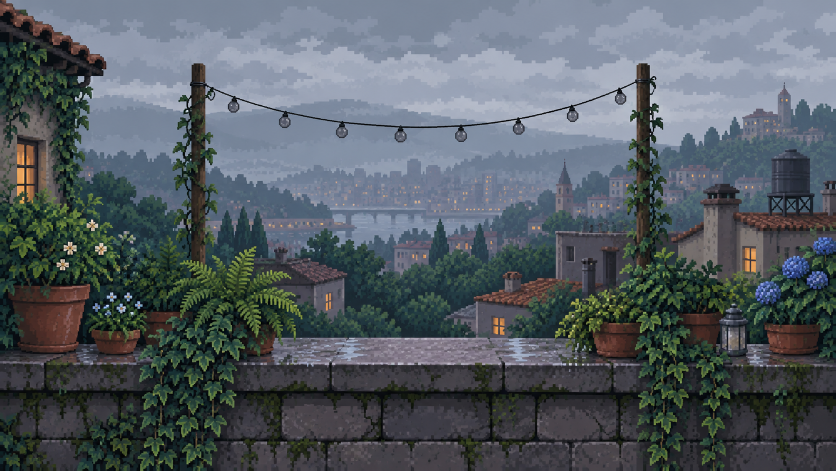
#> input picture art/raw/rain-day.png, 1672 x 941 px (shown at 1/2 size)
$ python snap.py
#> lines starting #> are read from the running program, lines starting #| are printed output that depends on the picture
"""Snap AI-generated pixel art to its true pixel grid.

Usage: python3 art/snap.py
Detects the grid on art/raw/rain-day.png and applies it to every art/raw/*.png so all scenes stay aligned.
The room scenes share one grid of their own.
Each detected cell is split into DETAIL x DETAIL art pixels, keeping the finer strokes the generator drew.
Colours are the true per-cell medians: a reduced palette shifted sky hues and ringed the bulbs.
"""
from pathlib import Path
import numpy as np
from PIL import Image

DETAIL = 2


def grid(edges):
    """Return (period, offset) of the strongest periodic comb in a 1D edge-energy signal."""
    k = np.arange(len(edges))
    best = None
    for p in np.arange(3.0, 14.0, 0.005):
        z = (edges * np.exp(-2j * np.pi * k / p)).sum() / edges.sum()
        if best is None or abs(z) > best[0] * 1.02:
            best = (abs(z), p, (-np.angle(z) / (2 * np.pi) * p) % p)
    return best[1], best[2]


def snap(src, dst, forced=None, detail=1):
#> called with detail = 2
    a = np.asarray(Image.open(src).convert('RGB'), np.float32)
    h, w, _ = a.shape
#> h = 941; w = 1672
    if forced:
        p, ox, oy, cols, rows = forced
    else:
        px, ox = grid(np.abs(np.diff(a, axis=1)).sum((0, 2)))
#> in grid, `k = np.arange(len(edges))`: k = 1671 values from 0 to 1670
#> the loop in grid, `for p in np.arange(3.0, 14.0, 0.005):` made 2200 passes
#> best on passes 1, 4, 5, 6, 13, 18, 44, 66, 69, 740, 741: (0.00566, 3, 0.0878), (0.00742, 3.01, 2.43), (0.00821, 3.02, 0.0785), (0.00964, 3.02, 0.738), (0.0135, 3.06, 2.45), (0.0138, 3.08, 2.3), (0.0179, 3.21, 2.39), (0.0346, 3.32, 2.53), (0.0799, 3.34, 2.06), (0.0938, 6.69, 5.03), (0.103, 6.7, 4.43)
#> px = 6.7; ox = 4.43
        py, oy = grid(np.abs(np.diff(a, axis=0)).sum((1, 2)))
#> the loop in grid (call 2), `for p in np.arange(3.0, 14.0, 0.005):` made 2200 passes
#> best on passes 1, 2, 3, 11, 23, 48, 51, 619, 620, 621, 671, 672: (0.00604, 3, 2.99), (0.0074, 3, 1.2), (0.0208, 3.01, 0.0448), (0.0309, 3.05, 0.699), (0.0367, 3.11, 1.67), (0.0507, 3.23, 1.68), (0.053, 3.25, 1.55), (0.0567, 6.09, 5.07), (0.0608, 6.09, 4.62), (0.0624, 6.1, 4.17), (0.0662, 6.35, 5.74), (0.0697, 6.35, 5.33)
#> py = 6.66; oy = 2.66
        p = (px + py) / 2
#> p = 6.68
        # Edge index k sits between pixels k and k+1, so the cell boundary is at k + 1.
        ox, oy = (ox + 1) % p, (oy + 1) % p
#> ox = 5.43; oy = 3.66
        # Same origin, finer cells: art pixel coordinates stay an exact multiple of the coarse grid.
        p /= detail
#> p = 3.34
        cols, rows = int((w - ox) // p), int((h - oy) // p)
#> cols = 498; rows = 280
    cells = np.zeros((rows, cols, 3), np.uint8)
    r = max(1, int(p * 0.3))
#> r = 1
    for j in range(rows):
        cy = int(oy + (j + 0.5) * p)
        for i in range(cols):
            cx = int(ox + (i + 0.5) * p)
            cells[j, i] = np.median(a[cy - r:cy + r + 1, cx - r:cx + r + 1].reshape(-1, 3), axis=0)
#> this loop made 280 passes
#> cy on passes 1 to 3: 5, 8, 12
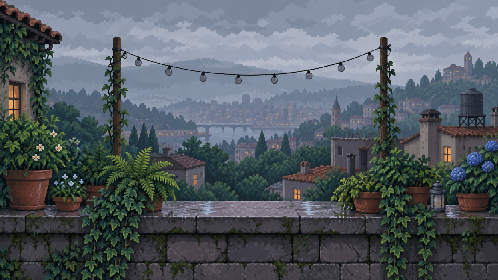
#> cells: shape (280, 498, 3); mean R, G, B 84.5, 92.8, 98.9
    Image.fromarray(cells).save(dst, optimize=True)
    print(f'{src}: period {p:.3f} offset ({ox:.2f}, {oy:.2f}) -> {cols}x{rows}')
#| art/raw/rain-day.png: period 3.340 offset (5.43, 3.66) -> 498x280
    return p, ox, oy, cols, rows


def dry_face(wet_path, dry_path, top):
    """Remove light reflections the generator painted on the ledge's front lip and vertical face (rows >= top).

    Puddles on the top surface may reflect the bulbs; a vertical stone face facing the viewer should not.
    Reflection pixels are replaced by the dry variant's pixels, tone-matched to the wet wall.
    """
    wet = np.asarray(Image.open(wet_path).convert('RGB'), np.float32)
    dry = np.asarray(Image.open(dry_path).convert('RGB'), np.float32)
    w, d = wet[top:], dry[top:]
    excess = (w[..., 0] - w[..., 2]) - (d[..., 0] - d[..., 2]) + (w.mean(2) - d.mean(2))
    mask = excess > 30
    mask[:, 1:] |= mask[:, :-1]
    mask[:, :-1] |= mask[:, 1:]
    keep = ~mask
    tone = w[keep].mean(0) / np.maximum(d[keep].mean(0), 1)
    w[mask] = np.clip(d[mask] * tone, 0, 255)
    wet[top:] = w
    Image.fromarray(wet.astype(np.uint8)).save(wet_path)
    print(f'{wet_path}: dried {int(mask.sum())} front-face pixels')


# [147 lines left out: functions cool_face, no_sun, room_surfaces, wire_path, mend_wire, repaint_moon and 1 more, not called in this run]


if __name__ == '__main__':
    k = DETAIL
    root = Path(__file__).parent
    assets = root.parent / 'public/assets'
    base = snap(root / 'raw/rain-day.png', assets / 'rain-day.png', detail=k)
#> base = (3.34, 5.43, 3.66, 498, 280)
    # The room art came out with squashed rows, so its grid is the one its columns show, at the rooftop's size.
    room = (3.36, -0.33, 0.27) + base[3:]
#> room = (3.36, -0.33, 0.27, 498, 280)
    for src in sorted((root / 'raw').glob('*.png')):
        if src.stem != 'rain-day':
            snap(src, assets / src.name, room if src.stem.startswith('room-') else base)
#> pass 2 of the loop `for src in sorted((root / 'raw').glob('*.png')):`:
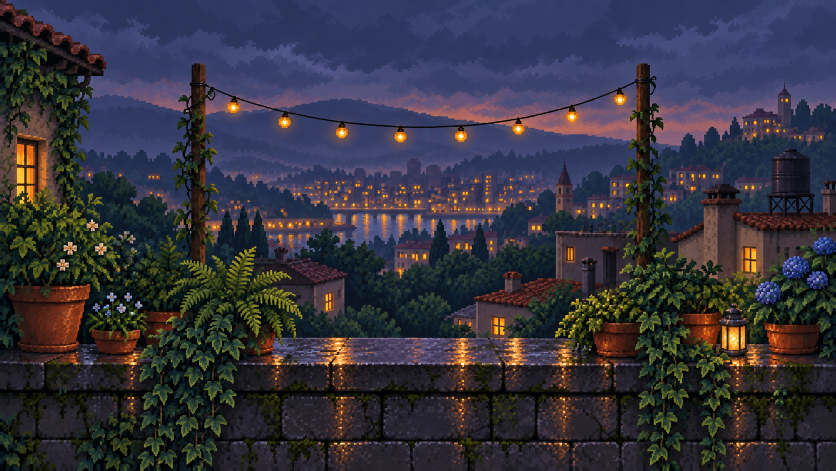
#> input picture art/raw/rain-evening.png, 1672 x 941 px (shown at 1/2 size)
#> the loop in snap (call 2), `for j in range(rows):` made 280 passes
#> after the loop in snap (call 2), `for j in range(rows):`:
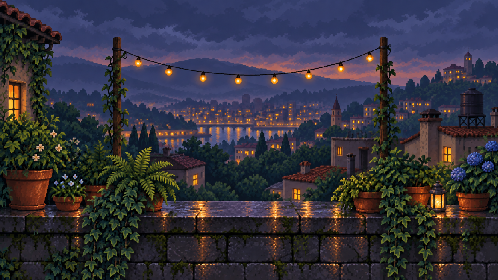
#> cells: shape (280, 498, 3); mean R, G, B 53.2, 51.4, 61.6
#| art/raw/rain-evening.png: period 3.340 offset (5.43, 3.66) -> 498x280
#> pass 3 of the loop `for src in sorted((root / 'raw').glob('*.png')):`:
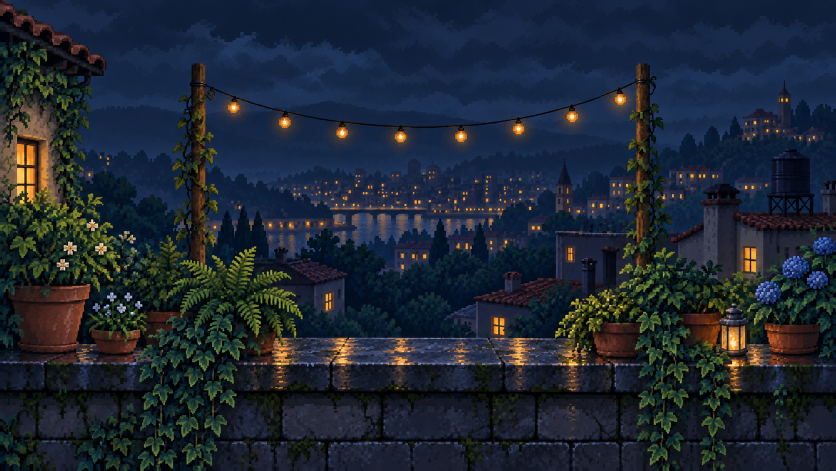
#> input picture art/raw/rain-night.png, 1672 x 941 px (shown at 1/2 size)
#> the loop in snap (call 3), `for j in range(rows):` made 280 passes
#> after the loop in snap (call 3), `for j in range(rows):`:
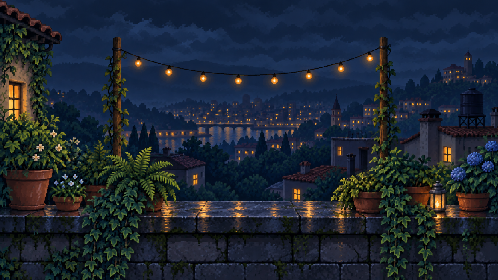
#> cells: shape (280, 498, 3); mean R, G, B 30.1, 39.1, 51
#| art/raw/rain-night.png: period 3.340 offset (5.43, 3.66) -> 498x280
#> the loop made 4 passes; the first 3 are shown
    for wet, dry in (('rain-evening', 'cloud-evening'), ('rain-night', 'cloud-night')):
        dry_face(assets / f'{wet}.png', assets / f'{dry}.png', 108 * k)
#> in dry_face, `wet = np.asarray(Image.open(wet_path).convert('RGB'), np.float32)`:
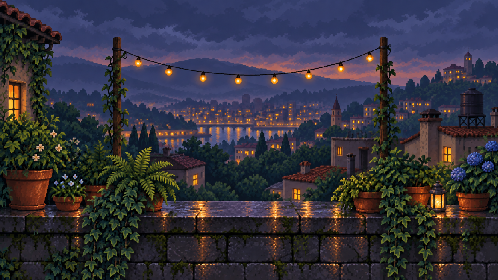
#> wet: shape (280, 498, 3) float32; mean R, G, B 53.2, 51.4, 61.6
#> (the run stopped early here; a loop or call above may not have finished)
